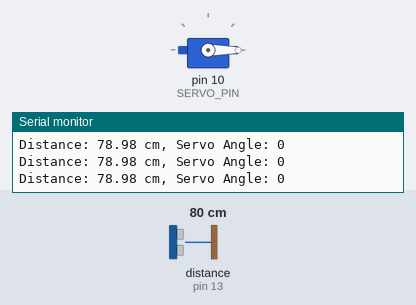
This sketch was run on a simulated Arduino Uno, built with avr-gcc and run on an emulated ATmega328P. Parts: servo, the last lines printed to the serial monitor. Wiring (inferred from the names in the program): ultrasonic range finder: trigger pin 12; echo pin 13. The test bench sets the inputs (shaded band); at power-on: distance to the obstacle (sensor on pin 13) 80 cm. The echo pulse lasts 58.3 µs per cm.

Above: at 1.7 s.
1.8 s: distance to the obstacle (sensor on pin 13) set to 32 cm
4.8 s: distance to the obstacle (sensor on pin 13) set to 30 cm
At 5.27 s:
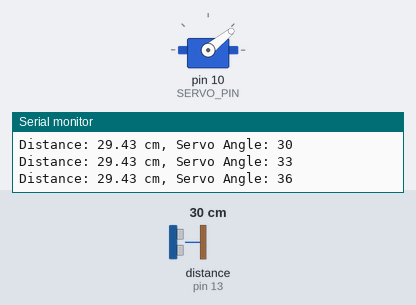
At 6.8 s:
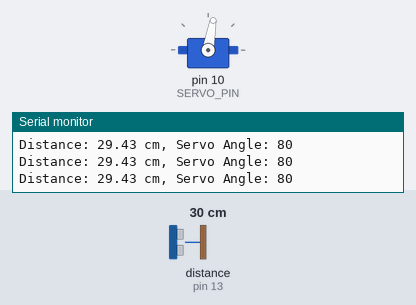
7.3 s: distance to the obstacle (sensor on pin 13) set to 2 cm
At 7.51 s:
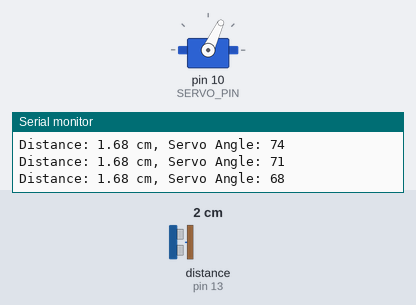
Timing chart, 0 to 10.3 s (numbered marks = the images above; inputs shaded):
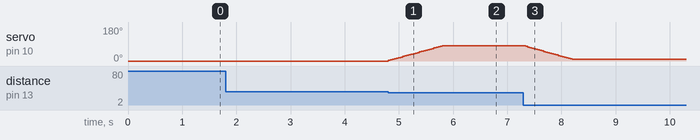

The sketch:

10_example_3.ino
```cpp
#include <Servo.h>
#include <math.h>

#define TRIG_PIN 12
#define ECHO_PIN 13
#define SERVO_PIN 10

const int CAR_DETECT_DISTANCE = 30;
const int MAX_ANGLE = 90;   // 서보 최대 열림
const int CLOSED_ANGLE = 0; // 서보 닫힘

const float k = 0.15;       // 시그모이드 완만하게 조정
const float x0 = 15.0;

Servo myservo;

// 시그모이드 함수
float sigmoid(float x) {
  return 1.0 - (1.0 / (1.0 + exp(k * (x - x0))));
}

// 서보 부드럽게 이동 (2~3도씩)
void softServoControl(float currentDistance) {
  int targetAngle;

  if (currentDistance <= CAR_DETECT_DISTANCE) {
    float normalizedValue = sigmoid(currentDistance);
    targetAngle = (int)(normalizedValue * MAX_ANGLE);
  } else {
    targetAngle = CLOSED_ANGLE;
  }

  int currentAngle = myservo.read();
  int step = 3; // 한 번에 움직이는 각도

  if (currentAngle < targetAngle) {
    currentAngle += step;
    if(currentAngle > targetAngle) currentAngle = targetAngle;
  } else if (currentAngle > targetAngle) {
    currentAngle -= step;
    if(currentAngle < targetAngle) currentAngle = targetAngle;
  }

  myservo.write(currentAngle);

  Serial.print("Distance: ");
  Serial.print(currentDistance);
  Serial.print(" cm, Servo Angle: ");
  Serial.println(currentAngle);
}

void setup() {
  Serial.begin(9600);
  pinMode(TRIG_PIN, OUTPUT);
  pinMode(ECHO_PIN, INPUT);

  myservo.attach(SERVO_PIN);
  myservo.write(CLOSED_ANGLE);
  delay(500);
}

void loop() {
  digitalWrite(TRIG_PIN, LOW);
  delayMicroseconds(2);
  digitalWrite(TRIG_PIN, HIGH);
  delayMicroseconds(10);
  digitalWrite(TRIG_PIN, LOW);

  long duration = pulseIn(ECHO_PIN, HIGH, 25000);
  float distance;

  if (duration == 0) {
    distance = CAR_DETECT_DISTANCE + 1;
  } else {
    distance = duration * 0.034 / 2.0;
  }

  softServoControl(distance);

  delay(20); // 루프 속도 유지
}
```

Measured:
- the behaviour switches between 31 and 30 cm on distance to the obstacle (sensor on pin 13) (found by bisection; images 0 and 1)
- after the input at 4.8 s, servo on pin 10 (SERVO_PIN): moves from 0° to 80° over 1.0 s, starting at once
- after the input at 7.3 s, servo on pin 10 (SERVO_PIN): moves from 80° to 10° over 0.86 s, starting at once
